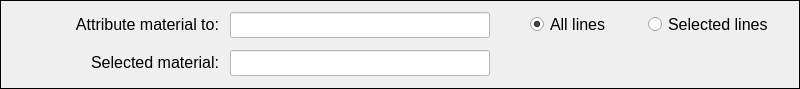
  <widget class="QFrame" name="frame">
   <property name="geometry">
    <rect>
     <x>0</x>
     <y>260</y>
     <width>800</width>
     <height>89</height>
    </rect>
   </property>
   <property name="minimumSize">
    <size>
     <width>800</width>
     <height>0</height>
    </size>
   </property>
   <property name="maximumSize">
    <size>
     <width>800</width>
     <height>16777215</height>
    </size>
   </property>
   <property name="frameShape">
    <enum>QFrame::Box</enum>
   </property>
   <property name="frameShadow">
    <enum>QFrame::Plain</enum>
   </property>
   <property name="lineWidth">
    <number>1</number>
   </property>
   <widget class="QRadioButton" name="radioButton_selected_lines">
    <property name="geometry">
     <rect>
      <x>648</x>
      <y>12</y>
      <width>135</width>
      <height>25</height>
     </rect>
    </property>
    <property name="minimumSize">
     <size>
      <width>135</width>
      <height>25</height>
     </size>
    </property>
    <property name="maximumSize">
     <size>
      <width>135</width>
      <height>25</height>
     </size>
    </property>
    <property name="font">
     <font>
      <family>MS Shell Dlg 2</family>
      <pointsize>12</pointsize>
      <weight>50</weight>
      <italic>false</italic>
      <bold>false</bold>
      <stylestrategy>PreferAntialias</stylestrategy>
     </font>
    </property>
    <property name="text">
     <string>Selected lines</string>
    </property>
    <property name="checked">
     <bool>false</bool>
    </property>
   </widget>
   <widget class="QRadioButton" name="radioButton_all">
    <property name="geometry">
     <rect>
      <x>530</x>
      <y>12</y>
      <width>110</width>
      <height>25</height>
     </rect>
    </property>
    <property name="minimumSize">
     <size>
      <width>110</width>
      <height>25</height>
     </size>
    </property>
    <property name="maximumSize">
     <size>
      <width>110</width>
      <height>25</height>
     </size>
    </property>
    <property name="font">
     <font>
      <family>MS Shell Dlg 2</family>
      <pointsize>12</pointsize>
      <weight>50</weight>
      <italic>false</italic>
      <bold>false</bold>
      <stylestrategy>PreferAntialias</stylestrategy>
     </font>
    </property>
    <property name="text">
     <string>All lines</string>
    </property>
    <property name="checked">
     <bool>true</bool>
    </property>
   </widget>
   <widget class="QLabel" name="label">
    <property name="geometry">
     <rect>
      <x>22</x>
      <y>12</y>
      <width>197</width>
      <height>26</height>
     </rect>
    </property>
    <property name="font">
     <font>
      <family>MS Shell Dlg 2</family>
      <pointsize>12</pointsize>
      <weight>50</weight>
      <bold>false</bold>
     </font>
    </property>
    <property name="text">
     <string>&lt;html&gt;&lt;head/&gt;&lt;body&gt;&lt;p align=&quot;right&quot;&gt;Attribute material to:&lt;/p&gt;&lt;/body&gt;&lt;/html&gt;</string>
    </property>
    <property name="textFormat">
     <enum>Qt::AutoText</enum>
    </property>
    <property name="alignment">
     <set>Qt::AlignCenter</set>
    </property>
   </widget>
   <widget class="QLineEdit" name="lineEdit_selected_ID">
    <property name="enabled">
     <bool>true</bool>
    </property>
    <property name="geometry">
     <rect>
      <x>230</x>
      <y>12</y>
      <width>260</width>
      <height>26</height>
     </rect>
    </property>
    <property name="minimumSize">
     <size>
      <width>260</width>
      <height>26</height>
     </size>
    </property>
    <property name="maximumSize">
     <size>
      <width>260</width>
      <height>26</height>
     </size>
    </property>
    <property name="font">
     <font>
      <family>Arial</family>
      <pointsize>11</pointsize>
      <weight>75</weight>
      <italic>true</italic>
      <bold>true</bold>
     </font>
    </property>
    <property name="focusPolicy">
     <enum>Qt::ClickFocus</enum>
    </property>
    <property name="styleSheet">
     <string notr="true">background-color: rgb(255, 255, 255);
color: rgb(0, 0, 255);</string>
    </property>
    <property name="text">
     <string/>
    </property>
    <property name="alignment">
     <set>Qt::AlignCenter</set>
    </property>
   </widget>
   <widget class="QLineEdit" name="lineEdit_selected_material_name">
    <property name="enabled">
     <bool>false</bool>
    </property>
    <property name="geometry">
     <rect>
      <x>230</x>
      <y>50</y>
      <width>260</width>
      <height>26</height>
     </rect>
    </property>
    <property name="minimumSize">
     <size>
      <width>260</width>
      <height>26</height>
     </size>
    </property>
    <property name="maximumSize">
     <size>
      <width>260</width>
      <height>26</height>
     </size>
    </property>
    <property name="font">
     <font>
      <family>Arial</family>
      <pointsize>11</pointsize>
      <weight>75</weight>
      <italic>true</italic>
      <bold>true</bold>
     </font>
    </property>
    <property name="focusPolicy">
     <enum>Qt::ClickFocus</enum>
    </property>
    <property name="styleSheet">
     <string notr="true">background-color: rgb(255, 255, 255);
color: rgb(0, 0, 255);</string>
    </property>
    <property name="text">
     <string/>
    </property>
    <property name="alignment">
     <set>Qt::AlignCenter</set>
    </property>
   </widget>
   <widget class="QLabel" name="label_3">
    <property name="geometry">
     <rect>
      <x>22</x>
      <y>50</y>
      <width>197</width>
      <height>26</height>
     </rect>
    </property>
    <property name="font">
     <font>
      <family>MS Shell Dlg 2</family>
      <pointsize>12</pointsize>
      <weight>50</weight>
      <bold>false</bold>
     </font>
    </property>
    <property name="text">
     <string>&lt;html&gt;&lt;head/&gt;&lt;body&gt;&lt;p align=&quot;right&quot;&gt;Selected material:&lt;/p&gt;&lt;/body&gt;&lt;/html&gt;</string>
    </property>
    <property name="textFormat">
     <enum>Qt::AutoText</enum>
    </property>
    <property name="alignment">
     <set>Qt::AlignRight|Qt::AlignTrailing|Qt::AlignVCenter</set>
    </property>
   </widget>
  </widget>
